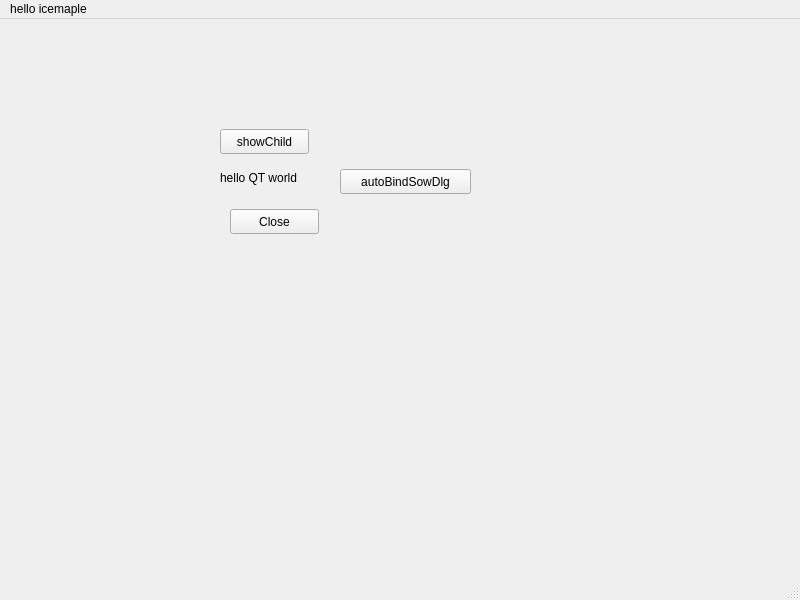
<?xml version="1.0" encoding="UTF-8"?>
<ui version="4.0">
 <class>MainWindow</class>
 <widget class="QMainWindow" name="MainWindow">
  <property name="geometry">
   <rect>
    <x>0</x>
    <y>0</y>
    <width>800</width>
    <height>600</height>
   </rect>
  </property>
  <property name="windowTitle">
   <string>MainWindow</string>
  </property>
  <widget class="QWidget" name="centralwidget">
   <widget class="QLabel" name="label">
    <property name="geometry">
     <rect>
      <x>220</x>
      <y>150</y>
      <width>111</width>
      <height>17</height>
     </rect>
    </property>
    <property name="text">
     <string>hello QT world</string>
    </property>
   </widget>
   <widget class="QPushButton" name="pushButton">
    <property name="geometry">
     <rect>
      <x>230</x>
      <y>190</y>
      <width>89</width>
      <height>25</height>
     </rect>
    </property>
    <property name="text">
     <string>Close</string>
    </property>
   </widget>
   <widget class="QPushButton" name="showChildButton">
    <property name="geometry">
     <rect>
      <x>220</x>
      <y>110</y>
      <width>89</width>
      <height>25</height>
     </rect>
    </property>
    <property name="text">
     <string>showChild</string>
    </property>
   </widget>
   <widget class="QPushButton" name="autoBindBtn">
    <property name="geometry">
     <rect>
      <x>340</x>
      <y>150</y>
      <width>131</width>
      <height>25</height>
     </rect>
    </property>
    <property name="text">
     <string>autoBindSowDlg</string>
    </property>
   </widget>
  </widget>
  <widget class="QMenuBar" name="menubar">
   <property name="geometry">
    <rect>
     <x>0</x>
     <y>0</y>
     <width>800</width>
     <height>28</height>
    </rect>
   </property>
   <widget class="QMenu" name="menuhello_icemaple">
    <property name="title">
     <string>hello icemaple</string>
    </property>
   </widget>
   <addaction name="menuhello_icemaple"/>
  </widget>
  <widget class="QStatusBar" name="statusbar"/>
 </widget>
 <resources/>
 <connections/>
</ui>
